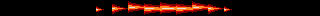

Rendered tile map (Tiled .tmx) drawn with the repository's tilesets; below, a short description and the full map source, tile grids included:
An orthogonal 20x1 tile map with 16x16 px tiles, 1 tile layer (Tile Layer 1).

<map version="1.10" tiledversion="1.10.2" orientation="orthogonal" renderorder="right-down" width="20" height="1" tilewidth="16" tileheight="16" infinite="0" nextlayerid="2" nextobjectid="1">
 <tileset firstgid="1" source="Tileset.tsx" />
 <layer id="1" name="Tile Layer 1" width="20" height="1">
  <data encoding="csv">
1,1,1,1,1,1,151,131,111,91,71,91,111,131,151,1,1,1,1,1
</data>
 </layer>
</map>
